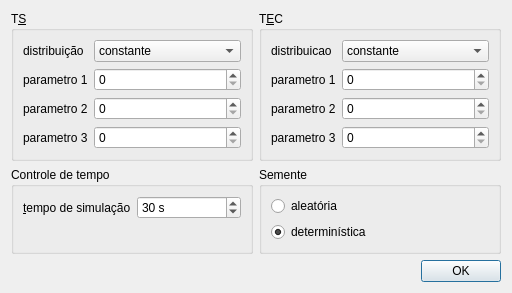
<?xml version="1.0" encoding="UTF-8"?>
<ui version="4.0">
 <class>ConfiguracaoInicialDialog</class>
 <widget class="QDialog" name="ConfiguracaoInicialDialog">
  <property name="geometry">
   <rect>
    <x>0</x>
    <y>0</y>
    <width>492</width>
    <height>270</height>
   </rect>
  </property>
  <property name="windowTitle">
   <string>Configuracao</string>
  </property>
  <layout class="QVBoxLayout" name="verticalLayout_2">
   <item>
    <layout class="QHBoxLayout" name="horizontalLayout">
     <item>
      <widget class="QGroupBox" name="groupBoxTs">
       <property name="title">
        <string>T&amp;S</string>
       </property>
       <layout class="QFormLayout" name="formLayout">
        <item row="0" column="0">
         <widget class="QLabel" name="labelTsDistribuicao">
          <property name="text">
           <string>distribuição</string>
          </property>
          <property name="buddy">
           <cstring>comboBoxTsDistribuicao</cstring>
          </property>
         </widget>
        </item>
        <item row="1" column="0">
         <widget class="QLabel" name="labelTsParametro1">
          <property name="text">
           <string>parametro 1</string>
          </property>
          <property name="buddy">
           <cstring>spinBoxTsParametro1</cstring>
          </property>
         </widget>
        </item>
        <item row="1" column="1">
         <widget class="QSpinBox" name="spinBoxTsParametro1"/>
        </item>
        <item row="2" column="0">
         <widget class="QLabel" name="labellabelTsParametro2">
          <property name="text">
           <string>parametro 2</string>
          </property>
          <property name="buddy">
           <cstring>spinBoxTsParametro2</cstring>
          </property>
         </widget>
        </item>
        <item row="2" column="1">
         <widget class="QSpinBox" name="spinBoxTsParametro2"/>
        </item>
        <item row="3" column="0">
         <widget class="QLabel" name="labelTsParametro3">
          <property name="text">
           <string>parametro 3</string>
          </property>
          <property name="buddy">
           <cstring>spinBoxTsParametro3</cstring>
          </property>
         </widget>
        </item>
        <item row="3" column="1">
         <widget class="QSpinBox" name="spinBoxTsParametro3"/>
        </item>
        <item row="0" column="1">
         <widget class="QComboBox" name="comboBoxTsDistribuicao">
          <item>
           <property name="text">
            <string>constante</string>
           </property>
          </item>
          <item>
           <property name="text">
            <string>exponencial negativa</string>
           </property>
          </item>
          <item>
           <property name="text">
            <string>log</string>
           </property>
          </item>
          <item>
           <property name="text">
            <string>normal</string>
           </property>
          </item>
          <item>
           <property name="text">
            <string>triangular</string>
           </property>
          </item>
          <item>
           <property name="text">
            <string>uniforme</string>
           </property>
          </item>
         </widget>
        </item>
       </layout>
      </widget>
     </item>
     <item>
      <widget class="QGroupBox" name="groupBoxTec">
       <property name="title">
        <string>T&amp;EC</string>
       </property>
       <layout class="QFormLayout" name="formLayout_2">
        <item row="0" column="0">
         <widget class="QLabel" name="labelTecDistribuicao">
          <property name="text">
           <string>distribuicao</string>
          </property>
          <property name="buddy">
           <cstring>comboBoxTecDistribuicao</cstring>
          </property>
         </widget>
        </item>
        <item row="0" column="1">
         <widget class="QComboBox" name="comboBoxTecDistribuicao">
          <item>
           <property name="text">
            <string>constante</string>
           </property>
          </item>
          <item>
           <property name="text">
            <string>exponencial negativa</string>
           </property>
          </item>
          <item>
           <property name="text">
            <string>log</string>
           </property>
          </item>
          <item>
           <property name="text">
            <string>normal</string>
           </property>
          </item>
          <item>
           <property name="text">
            <string>triangular</string>
           </property>
          </item>
          <item>
           <property name="text">
            <string>uniforme</string>
           </property>
          </item>
         </widget>
        </item>
        <item row="1" column="0">
         <widget class="QLabel" name="labelTecParametro1">
          <property name="text">
           <string>parametro 1</string>
          </property>
          <property name="buddy">
           <cstring>spinBoxTecParametro1</cstring>
          </property>
         </widget>
        </item>
        <item row="1" column="1">
         <widget class="QSpinBox" name="spinBoxTecParametro1"/>
        </item>
        <item row="2" column="0">
         <widget class="QLabel" name="labelTecParametro2">
          <property name="text">
           <string>parametro 2</string>
          </property>
          <property name="buddy">
           <cstring>spinBoxTecParametro2</cstring>
          </property>
         </widget>
        </item>
        <item row="2" column="1">
         <widget class="QSpinBox" name="spinBoxTecParametro2"/>
        </item>
        <item row="3" column="0">
         <widget class="QLabel" name="labelTecParametro3">
          <property name="text">
           <string>parametro 3</string>
          </property>
          <property name="buddy">
           <cstring>spinBoxTecParametro3</cstring>
          </property>
         </widget>
        </item>
        <item row="3" column="1">
         <widget class="QSpinBox" name="spinBoxTecParametro3"/>
        </item>
       </layout>
      </widget>
     </item>
    </layout>
   </item>
   <item>
    <layout class="QHBoxLayout" name="horizontalLayout_2">
     <item>
      <widget class="QGroupBox" name="groupBoxControleTempo">
       <property name="title">
        <string>Controle de tempo</string>
       </property>
       <layout class="QFormLayout" name="formLayout_3">
        <item row="0" column="0">
         <widget class="QLabel" name="labelTempoSimulacao">
          <property name="text">
           <string>&amp;tempo de simulação</string>
          </property>
          <property name="buddy">
           <cstring>spinBoxTempoSimulacao</cstring>
          </property>
         </widget>
        </item>
        <item row="0" column="1">
         <widget class="QSpinBox" name="spinBoxTempoSimulacao">
          <property name="suffix">
           <string> s</string>
          </property>
          <property name="maximum">
           <number>9999999</number>
          </property>
          <property name="value">
           <number>30</number>
          </property>
         </widget>
        </item>
       </layout>
      </widget>
     </item>
     <item>
      <widget class="QGroupBox" name="groupBox">
       <property name="title">
        <string>Semente</string>
       </property>
       <layout class="QVBoxLayout" name="verticalLayout">
        <item>
         <widget class="QRadioButton" name="radioButtonAleatoria">
          <property name="text">
           <string>aleatória</string>
          </property>
         </widget>
        </item>
        <item>
         <widget class="QRadioButton" name="radioButtonDeterministica">
          <property name="text">
           <string>determinística</string>
          </property>
          <property name="checked">
           <bool>true</bool>
          </property>
         </widget>
        </item>
       </layout>
      </widget>
     </item>
    </layout>
   </item>
   <item>
    <widget class="QDialogButtonBox" name="buttonBox">
     <property name="orientation">
      <enum>Qt::Horizontal</enum>
     </property>
     <property name="standardButtons">
      <set>QDialogButtonBox::Ok</set>
     </property>
    </widget>
   </item>
  </layout>
 </widget>
 <tabstops>
  <tabstop>comboBoxTsDistribuicao</tabstop>
  <tabstop>spinBoxTsParametro1</tabstop>
  <tabstop>spinBoxTsParametro2</tabstop>
  <tabstop>spinBoxTsParametro3</tabstop>
  <tabstop>comboBoxTecDistribuicao</tabstop>
  <tabstop>spinBoxTecParametro1</tabstop>
  <tabstop>spinBoxTecParametro2</tabstop>
  <tabstop>spinBoxTecParametro3</tabstop>
  <tabstop>spinBoxTempoSimulacao</tabstop>
  <tabstop>buttonBox</tabstop>
 </tabstops>
 <resources/>
 <connections>
  <connection>
   <sender>buttonBox</sender>
   <signal>accepted()</signal>
   <receiver>ConfiguracaoInicialDialog</receiver>
   <slot>accept()</slot>
   <hints>
    <hint type="sourcelabel">
     <x>252</x>
     <y>176</y>
    </hint>
    <hint type="destinationlabel">
     <x>157</x>
     <y>180</y>
    </hint>
   </hints>
  </connection>
  <connection>
   <sender>buttonBox</sender>
   <signal>rejected()</signal>
   <receiver>ConfiguracaoInicialDialog</receiver>
   <slot>reject()</slot>
   <hints>
    <hint type="sourcelabel">
     <x>320</x>
     <y>176</y>
    </hint>
    <hint type="destinationlabel">
     <x>286</x>
     <y>180</y>
    </hint>
   </hints>
  </connection>
 </connections>
</ui>
